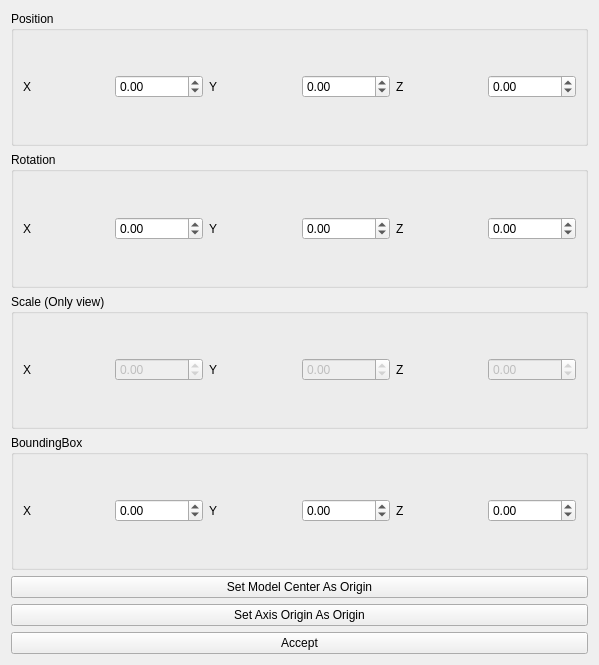
<?xml version="1.0" encoding="UTF-8"?>
<ui version="4.0">
 <class>TransformationWidget</class>
 <widget class="QWidget" name="TransformationWidget">
  <property name="geometry">
   <rect>
    <x>0</x>
    <y>0</y>
    <width>599</width>
    <height>665</height>
   </rect>
  </property>
  <property name="windowTitle">
   <string>Form</string>
  </property>
  <property name="autoFillBackground">
   <bool>false</bool>
  </property>
  <layout class="QVBoxLayout" name="verticalLayout">
   <item>
    <widget class="QGroupBox" name="groupBox">
     <property name="title">
      <string>Position</string>
     </property>
     <layout class="QHBoxLayout" name="horizontalLayout">
      <item>
       <widget class="QLabel" name="label">
        <property name="text">
         <string>X</string>
        </property>
       </widget>
      </item>
      <item>
       <widget class="QDoubleSpinBox" name="doubleSpinBoxPosX">
        <property name="minimum">
         <double>-1000000.000000000000000</double>
        </property>
        <property name="maximum">
         <double>1000000.000000000000000</double>
        </property>
        <property name="singleStep">
         <double>0.100000000000000</double>
        </property>
       </widget>
      </item>
      <item>
       <widget class="QLabel" name="label_2">
        <property name="text">
         <string>Y</string>
        </property>
       </widget>
      </item>
      <item>
       <widget class="QDoubleSpinBox" name="doubleSpinBoxPosY">
        <property name="minimum">
         <double>-1000000.000000000000000</double>
        </property>
        <property name="maximum">
         <double>1000000.000000000000000</double>
        </property>
        <property name="singleStep">
         <double>0.100000000000000</double>
        </property>
       </widget>
      </item>
      <item>
       <widget class="QLabel" name="label_3">
        <property name="text">
         <string>Z</string>
        </property>
       </widget>
      </item>
      <item>
       <widget class="QDoubleSpinBox" name="doubleSpinBoxPosZ">
        <property name="minimum">
         <double>-1000000.000000000000000</double>
        </property>
        <property name="maximum">
         <double>10000000.000000000000000</double>
        </property>
        <property name="singleStep">
         <double>0.100000000000000</double>
        </property>
        <property name="value">
         <double>0.000000000000000</double>
        </property>
       </widget>
      </item>
     </layout>
    </widget>
   </item>
   <item>
    <widget class="QGroupBox" name="groupBox2">
     <property name="title">
      <string>Rotation</string>
     </property>
     <layout class="QHBoxLayout" name="horizontalLayout_3">
      <item>
       <widget class="QLabel" name="label_13">
        <property name="text">
         <string>X</string>
        </property>
       </widget>
      </item>
      <item>
       <widget class="QDoubleSpinBox" name="doubleSpinBoxRotX">
        <property name="minimum">
         <double>-1000000.000000000000000</double>
        </property>
        <property name="maximum">
         <double>1000000.000000000000000</double>
        </property>
        <property name="singleStep">
         <double>0.100000000000000</double>
        </property>
       </widget>
      </item>
      <item>
       <widget class="QLabel" name="label_14">
        <property name="text">
         <string>Y</string>
        </property>
       </widget>
      </item>
      <item>
       <widget class="QDoubleSpinBox" name="doubleSpinBoxRotY">
        <property name="minimum">
         <double>-1000000.000000000000000</double>
        </property>
        <property name="maximum">
         <double>1000000.000000000000000</double>
        </property>
        <property name="singleStep">
         <double>0.100000000000000</double>
        </property>
       </widget>
      </item>
      <item>
       <widget class="QLabel" name="label_15">
        <property name="text">
         <string>Z</string>
        </property>
       </widget>
      </item>
      <item>
       <widget class="QDoubleSpinBox" name="doubleSpinBoxRotZ">
        <property name="minimum">
         <double>-1000000.000000000000000</double>
        </property>
        <property name="maximum">
         <double>1000000.000000000000000</double>
        </property>
        <property name="singleStep">
         <double>0.100000000000000</double>
        </property>
       </widget>
      </item>
     </layout>
    </widget>
   </item>
   <item>
    <widget class="QGroupBox" name="groupBox1">
     <property name="title">
      <string>Scale (Only view)</string>
     </property>
     <layout class="QHBoxLayout" name="horizontalLayout_2">
      <item>
       <widget class="QLabel" name="label_10">
        <property name="text">
         <string>X</string>
        </property>
       </widget>
      </item>
      <item>
       <widget class="QDoubleSpinBox" name="doubleSpinBoxScaleX">
        <property name="enabled">
         <bool>false</bool>
        </property>
        <property name="minimum">
         <double>-1000000.000000000000000</double>
        </property>
        <property name="maximum">
         <double>1000000.000000000000000</double>
        </property>
        <property name="singleStep">
         <double>0.100000000000000</double>
        </property>
       </widget>
      </item>
      <item>
       <widget class="QLabel" name="label_11">
        <property name="text">
         <string>Y</string>
        </property>
       </widget>
      </item>
      <item>
       <widget class="QDoubleSpinBox" name="doubleSpinBoxScaleY">
        <property name="enabled">
         <bool>false</bool>
        </property>
        <property name="minimum">
         <double>-1000000.000000000000000</double>
        </property>
        <property name="maximum">
         <double>1000000.000000000000000</double>
        </property>
        <property name="singleStep">
         <double>0.100000000000000</double>
        </property>
       </widget>
      </item>
      <item>
       <widget class="QLabel" name="label_12">
        <property name="text">
         <string>Z</string>
        </property>
       </widget>
      </item>
      <item>
       <widget class="QDoubleSpinBox" name="doubleSpinBoxScaleZ">
        <property name="enabled">
         <bool>false</bool>
        </property>
        <property name="minimum">
         <double>-1000000.000000000000000</double>
        </property>
        <property name="maximum">
         <double>1000000.000000000000000</double>
        </property>
        <property name="singleStep">
         <double>0.100000000000000</double>
        </property>
       </widget>
      </item>
     </layout>
    </widget>
   </item>
   <item>
    <widget class="QGroupBox" name="groupBox1_2">
     <property name="title">
      <string>BoundingBox</string>
     </property>
     <layout class="QHBoxLayout" name="horizontalLayout_4">
      <item>
       <widget class="QLabel" name="label_16">
        <property name="text">
         <string>X</string>
        </property>
       </widget>
      </item>
      <item>
       <widget class="QDoubleSpinBox" name="doubleSpinBoxBboxX">
        <property name="minimum">
         <double>-1000000.000000000000000</double>
        </property>
        <property name="maximum">
         <double>10000000.000000000000000</double>
        </property>
        <property name="singleStep">
         <double>0.100000000000000</double>
        </property>
       </widget>
      </item>
      <item>
       <widget class="QLabel" name="label_17">
        <property name="text">
         <string>Y</string>
        </property>
       </widget>
      </item>
      <item>
       <widget class="QDoubleSpinBox" name="doubleSpinBoxBboxY">
        <property name="minimum">
         <double>-1000000.000000000000000</double>
        </property>
        <property name="maximum">
         <double>1000000.000000000000000</double>
        </property>
        <property name="singleStep">
         <double>0.100000000000000</double>
        </property>
       </widget>
      </item>
      <item>
       <widget class="QLabel" name="label_18">
        <property name="text">
         <string>Z</string>
        </property>
       </widget>
      </item>
      <item>
       <widget class="QDoubleSpinBox" name="doubleSpinBoxBboxZ">
        <property name="minimum">
         <double>-1000000.000000000000000</double>
        </property>
        <property name="maximum">
         <double>1000000.000000000000000</double>
        </property>
        <property name="singleStep">
         <double>0.100000000000000</double>
        </property>
       </widget>
      </item>
     </layout>
    </widget>
   </item>
   <item>
    <widget class="QPushButton" name="pushButtonSetModelCenterAsOrigin">
     <property name="text">
      <string>Set Model Center As Origin</string>
     </property>
    </widget>
   </item>
   <item>
    <widget class="QPushButton" name="pushButtonSetAxisOriginAsOrigin">
     <property name="text">
      <string>Set Axis Origin As Origin</string>
     </property>
    </widget>
   </item>
   <item>
    <widget class="QPushButton" name="pushButtonAccept">
     <property name="text">
      <string>Accept</string>
     </property>
     <property name="default">
      <bool>false</bool>
     </property>
     <property name="flat">
      <bool>false</bool>
     </property>
    </widget>
   </item>
  </layout>
 </widget>
 <resources/>
 <connections/>
</ui>
